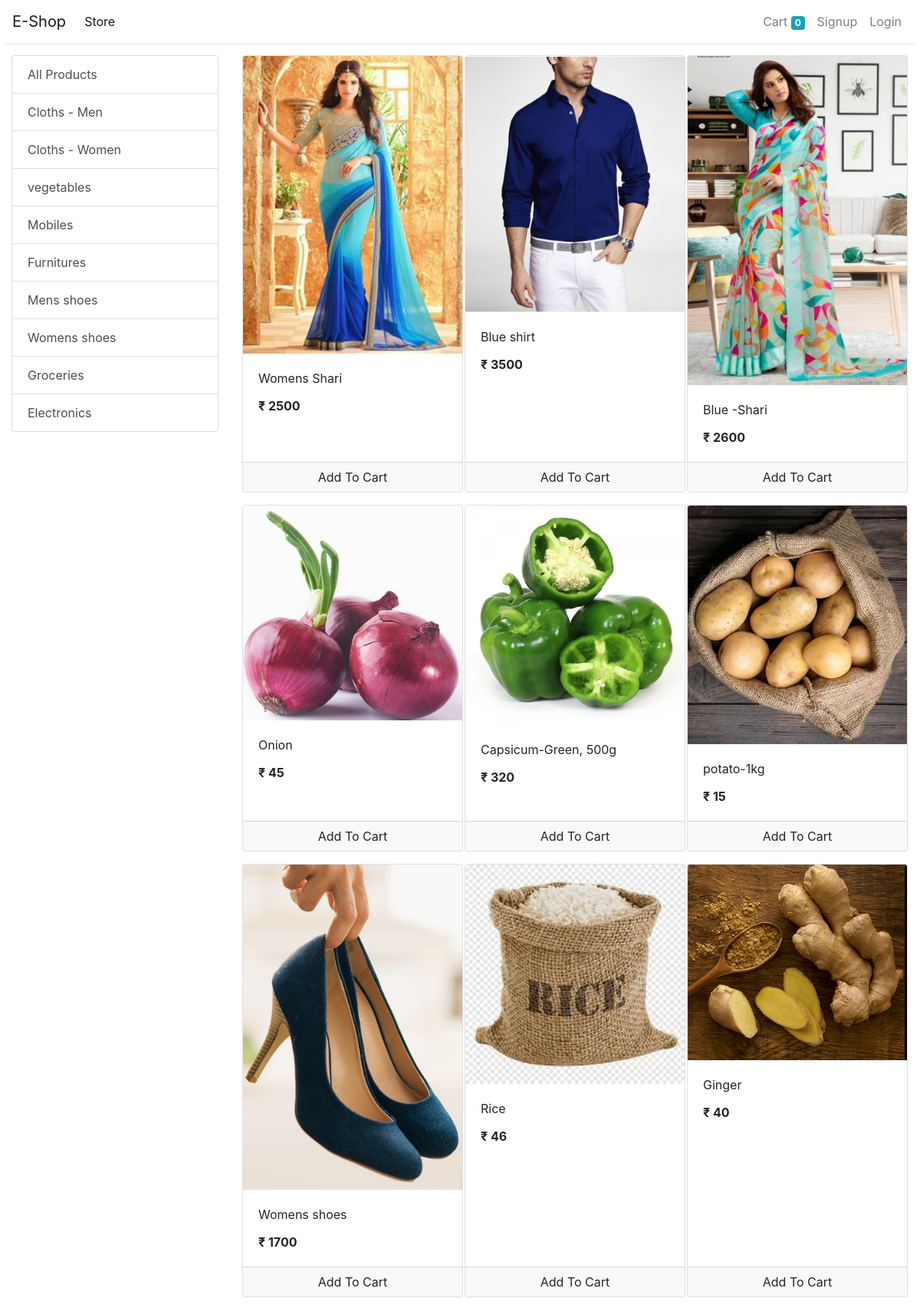
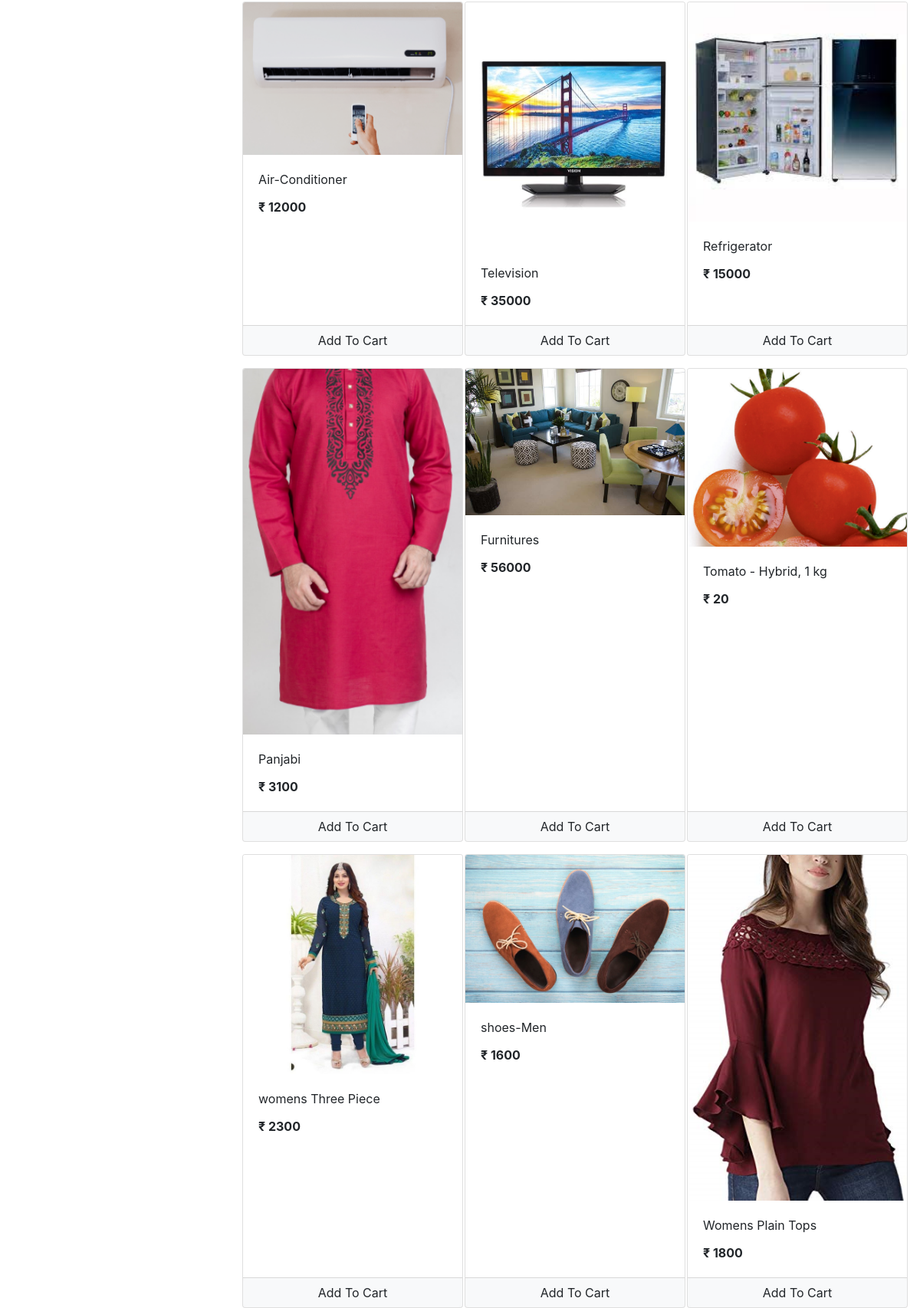
The app's page /store (upper part) with its own data (2 pictures, top to bottom).
### store/models/category.py (models this page shows, shortened)
class Category(models.Model):
    name = models.CharField(max_length=20)
    @staticmethod
    def get_all_categories():
        return Category.objects.all()

### store/models/product.py (models this page shows, shortened)
class Product(models.Model):
    name = models.CharField(max_length=50)
    price = models.IntegerField(default=0)
    category = models.ForeignKey(Category, on_delete=models.CASCADE, default=1)
    description = models.CharField(max_length=200, default='' , null=True , blank=True)
    image = models.ImageField(upload_to='uploads/products/')
    @staticmethod
    def get_all_products():
        return Product.objects.all()

### store/views/home.py (the view)
# urls.py: path('' , include('store.urls'))
def store(request):
    cart = request.session.get('cart')
    if not cart:
        request.session['cart'] = {}
    products = None
    categories = Category.get_all_categories()
    categoryID = request.GET.get('category')
    if categoryID:
        products = Product.get_all_products_by_categoryid(categoryID)
    else:
        products = Product.get_all_products();
    data = {}
    data['products'] = products
    data['categories'] = categories
    print('you are : ', request.session.get('email'))
    return render(request, 'index.html', data)

### store/templatetags/cart.py (called while the page is built)
@register.filter(name='is_in_cart')
def is_in_cart(product  , cart):
    keys = cart.keys()
    for id in keys:
        if int(id) == product.id:
            return True
    return False;

### store/templatetags/custom_filter.py (called while the page is built)
@register.filter(name='currency')
def currency(number):
    return "₹ "+str(number)

### store/templates/index.html (shortened to what this page needs)
{% extends 'base.html' %}
{% block content %}
{% load cart %}
{% load custom_filter %}
<div class="container-fluid mt-3">
	<div class="row">
		<div class="col-lg-3 mx-auto">
			<div class="list-group">
				<a href="/" class="list-group-item list-group-item-action">All Products</a>
				{% for category in categories %}
				<a href="/?category={{category.id}}"
					class="list-group-item list-group-item-action">{{category.name}}</a>
				{% endfor %}
			</div>
		</div>
		<div id='products' class="col-lg-9 mx-auto">
			<div class="row mx-auto">
				{% for product in products %}
				<div class="card mx-auto mb-3" id={{product.id}} style="width: 18rem;">
					<img class="card-img-top" src="{{product.image.url}}" alt="Card image cap">
					<div class="card-body">
						<p class="card-title">{{product.name}}</p>
						<p class="card-text"><b>{{product.price|currency}}</b></p>
					</div>
					<div class="card-footer p-0 no-gutters">
						{% if product|is_in_cart:request.session.cart %}
						<div class="row no-gutters">
							<form action="/#{{product.id}}" class="col-2 " method="post">
								{% csrf_token %}
								<input hidden type="text" name='product' value='{{product.id}}'>
								<input hidden type="text" name='remove' value='True'>
								<input type="submit" value=" - " class="btn btn-block btn-light border-right">
							</form>
							<div class="text-center col">{{product|cart_quantity:request.session.cart}} in Cart</div>
							<form action="/#{{product.id}}" class="col-2 " method="post">
								{% csrf_token %}
								<input hidden type="text" name='product' value='{{product.id}}'>
								<input type="submit" value=" + " class="btn btn-block btn-light border-left">
							</form>
						</div>
						{% else %}
						<form action="/#{{product.id}}" method="POST" class="btn-block">
							<input type="submit" class="float-right btn btn-light  form-control"
								value="Add To Cart">
						</form>
						{% endif %}
					</div>
				</div>
				{% endfor %}
			</div>
		</div>
	</div>
</div>
{% endblock %}

### records on screen
Category: name "Cloths - Men"
Category: name "Cloths - Women"
Category: name "vegetables"
Category: name "Mobiles"
Category: name "Furnitures"
Category: name "Mens shoes"
Category: name "Womens shoes"
Category: name "Groceries"
Category: name "Electronics"
Product: {{ product.id }} 1 (drawn), image (picture), name "Womens Shari", price "₹ 2500"
Product: image (picture), name "Blue shirt", price "₹ 3500"
Product: image (picture), name "Blue -Shari", price "₹ 2600"
Product: image (picture), name "Onion", price "₹ 45"
Product: image (picture), name "Capsicum-Green, 500g", price "₹ 320"
Product: image (picture), name "potato-1kg", price "₹ 15"
Product: image (picture), name "Womens shoes", price "₹ 1700"
Product: image (picture), name "Rice", price "₹ 46"
Product: image (picture), name "Ginger", price "₹ 40"
Product: image (picture), name "Air-Conditioner", price "₹ 12000"
Product: image (picture), name "Television", price "₹ 35000"
Product: image (picture), name "Refrigerator", price "₹ 15000"
Product: image (picture), name "Panjabi", price "₹ 3100"
Product: image (picture), name "Furnitures", price "₹ 56000"
Product: image (picture), name "Tomato - Hybrid, 1 kg", price "₹ 20"
Product: image (picture), name "womens Three Piece", price "₹ 2300"
Product: image (picture), name "shoes-Men", price "₹ 1600"
Product: image (picture), name "Womens Plain Tops", price "₹ 1800"

### other values on screen
{{ request.session.cart.keys|length }} "0"
